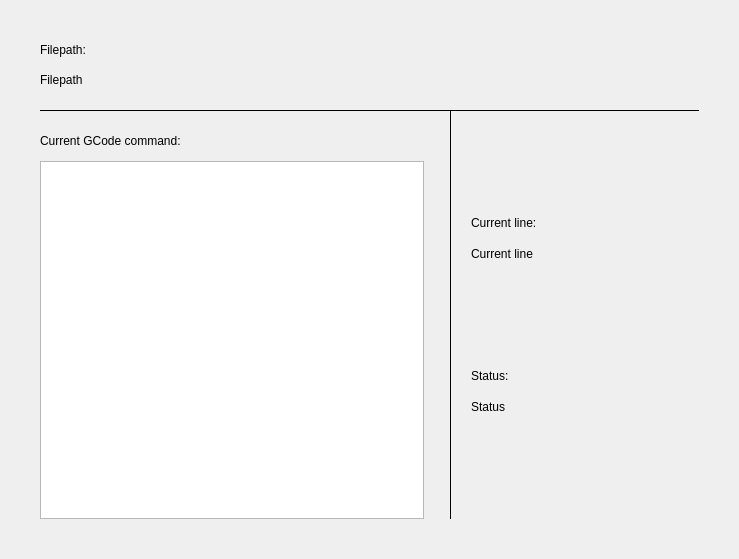
<?xml version="1.0" encoding="UTF-8"?>
<ui version="4.0">
 <class>InfoGCodeScreen</class>
 <widget class="QWidget" name="InfoGCodeScreen">
  <property name="geometry">
   <rect>
    <x>0</x>
    <y>0</y>
    <width>739</width>
    <height>559</height>
   </rect>
  </property>
  <property name="windowTitle">
   <string>Form</string>
  </property>
  <widget class="QLabel" name="filepathValueLabell">
   <property name="geometry">
    <rect>
     <x>40</x>
     <y>70</y>
     <width>659</width>
     <height>20</height>
    </rect>
   </property>
   <property name="text">
    <string>Filepath</string>
   </property>
  </widget>
  <widget class="QLabel" name="filepathLabel">
   <property name="geometry">
    <rect>
     <x>40</x>
     <y>40</y>
     <width>659</width>
     <height>20</height>
    </rect>
   </property>
   <property name="text">
    <string>Filepath:</string>
   </property>
  </widget>
  <widget class="QTextBrowser" name="gcodeCommandBrowserBrowser">
   <property name="geometry">
    <rect>
     <x>40</x>
     <y>161</y>
     <width>384</width>
     <height>358</height>
    </rect>
   </property>
  </widget>
  <widget class="QLabel" name="gcodeCommandLabel">
   <property name="geometry">
    <rect>
     <x>40</x>
     <y>131</y>
     <width>384</width>
     <height>20</height>
    </rect>
   </property>
   <property name="text">
    <string>Current GCode command:</string>
   </property>
  </widget>
  <widget class="Line" name="horizontalLine">
   <property name="geometry">
    <rect>
     <x>40</x>
     <y>110</y>
     <width>659</width>
     <height>1</height>
    </rect>
   </property>
   <property name="styleSheet">
    <string notr="true">background-color: #000000</string>
   </property>
   <property name="orientation">
    <enum>Qt::Horizontal</enum>
   </property>
  </widget>
  <widget class="Line" name="verticaLine">
   <property name="geometry">
    <rect>
     <x>450</x>
     <y>111</y>
     <width>1</width>
     <height>408</height>
    </rect>
   </property>
   <property name="styleSheet">
    <string notr="true">background-color: #000000</string>
   </property>
   <property name="orientation">
    <enum>Qt::Vertical</enum>
   </property>
  </widget>
  <widget class="QLabel" name="currentLineLabel">
   <property name="geometry">
    <rect>
     <x>471</x>
     <y>213</y>
     <width>228</width>
     <height>20</height>
    </rect>
   </property>
   <property name="text">
    <string>Current line:</string>
   </property>
  </widget>
  <widget class="QLabel" name="currentLineValueLabel">
   <property name="geometry">
    <rect>
     <x>471</x>
     <y>244</y>
     <width>228</width>
     <height>20</height>
    </rect>
   </property>
   <property name="text">
    <string>Current line</string>
   </property>
  </widget>
  <widget class="QLabel" name="statusLabel">
   <property name="geometry">
    <rect>
     <x>471</x>
     <y>366</y>
     <width>228</width>
     <height>20</height>
    </rect>
   </property>
   <property name="text">
    <string>Status:</string>
   </property>
  </widget>
  <widget class="QLabel" name="statusValueLabel">
   <property name="geometry">
    <rect>
     <x>471</x>
     <y>397</y>
     <width>228</width>
     <height>20</height>
    </rect>
   </property>
   <property name="text">
    <string>Status</string>
   </property>
  </widget>
 </widget>
 <resources/>
 <connections/>
</ui>
